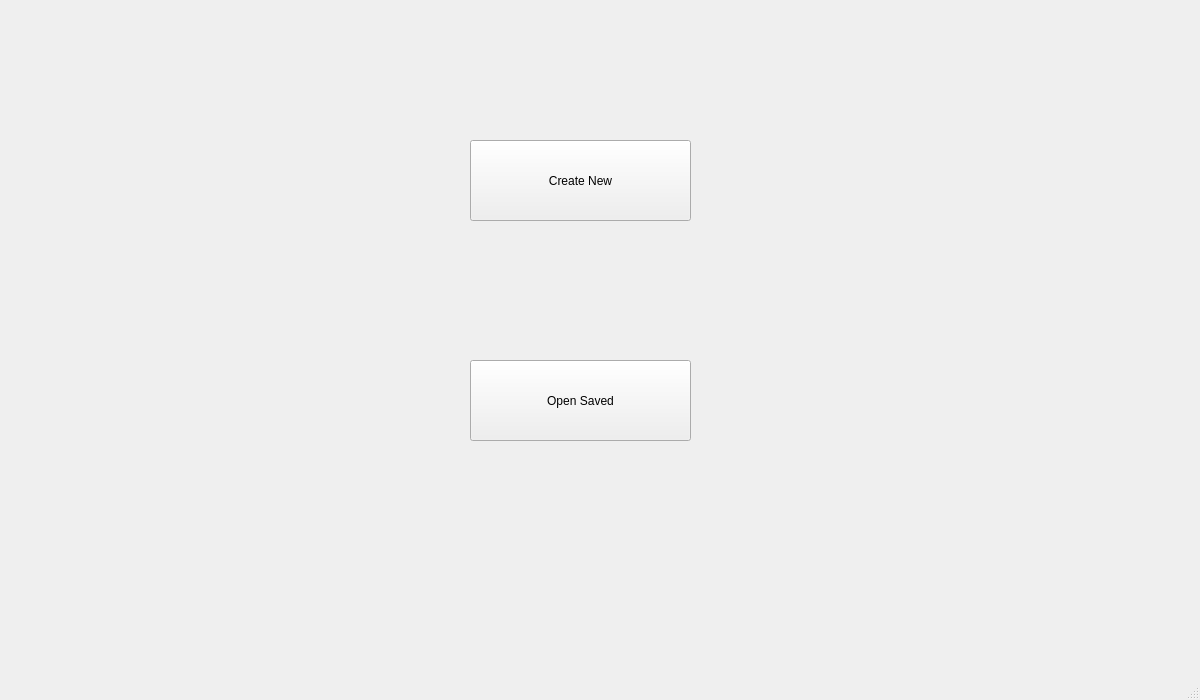
<?xml version="1.0" encoding="UTF-8"?>
<ui version="4.0">
 <class>MainWindow</class>
 <widget class="QMainWindow" name="MainWindow">
  <property name="geometry">
   <rect>
    <x>0</x>
    <y>0</y>
    <width>1200</width>
    <height>700</height>
   </rect>
  </property>
  <property name="sizePolicy">
   <sizepolicy hsizetype="Fixed" vsizetype="Fixed">
    <horstretch>0</horstretch>
    <verstretch>0</verstretch>
   </sizepolicy>
  </property>
  <property name="windowTitle">
   <string>MainWindow</string>
  </property>
  <widget class="QWidget" name="centralwidget">
   <widget class="QPushButton" name="createNew">
    <property name="geometry">
     <rect>
      <x>470</x>
      <y>140</y>
      <width>221</width>
      <height>81</height>
     </rect>
    </property>
    <property name="text">
     <string>Create New</string>
    </property>
   </widget>
   <widget class="QPushButton" name="openSaved">
    <property name="geometry">
     <rect>
      <x>470</x>
      <y>360</y>
      <width>221</width>
      <height>81</height>
     </rect>
    </property>
    <property name="text">
     <string>Open Saved</string>
    </property>
   </widget>
  </widget>
  <widget class="QMenuBar" name="menubar">
   <property name="geometry">
    <rect>
     <x>0</x>
     <y>0</y>
     <width>1200</width>
     <height>22</height>
    </rect>
   </property>
  </widget>
  <widget class="QStatusBar" name="statusbar"/>
 </widget>
 <resources/>
 <connections/>
</ui>
